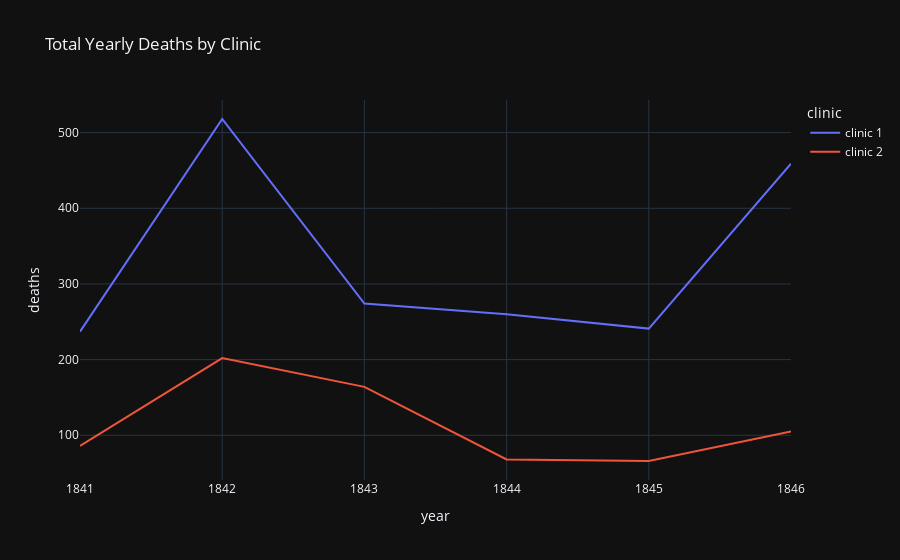

The notebook cell saved with this chart:
### Code cell
line = px.line(df_yearly,
               x='year',
               y='deaths',
               color='clinic',
               title='Total Yearly Deaths by Clinic')

line.show()

### Figure 1 — Plotly figure (JSON) as saved in the notebook; plotly's stock layout.template omitted (floating-point values rounded to 4 significant figures)
{"data": [{"hovertemplate": "clinic=clinic 1<br>year=%{x}<br>deaths=%{y}<extra></extra>", "legendgroup": "clinic 1", "line": {"color": "#636efa", "dash": "solid"}, "marker": {"symbol": "circle"}, "mode": "lines", "name": "clinic 1", "orientation": "v", "showlegend": true, "x": [1841, 1842, 1843, 1844, 1845, 1846], "xaxis": "x", "y": [237, 518, 274, 260, 241, 459], "yaxis": "y", "type": "scatter"}, {"hovertemplate": "clinic=clinic 2<br>year=%{x}<br>deaths=%{y}<extra></extra>", "legendgroup": "clinic 2", "line": {"color": "#EF553B", "dash": "solid"}, "marker": {"symbol": "circle"}, "mode": "lines", "name": "clinic 2", "orientation": "v", "showlegend": true, "x": [1841, 1842, 1843, 1844, 1845, 1846], "xaxis": "x", "y": [86, 202, 164, 68, 66, 105], "yaxis": "y", "type": "scatter"}], "layout": {"xaxis": {"anchor": "y", "domain": [0.0, 1.0], "title": {"text": "year"}}, "yaxis": {"anchor": "x", "domain": [0.0, 1.0], "title": {"text": "deaths"}}, "legend": {"title": {"text": "clinic"}, "tracegroupgap": 0}, "title": {"text": "Total Yearly Deaths by Clinic"}}}
